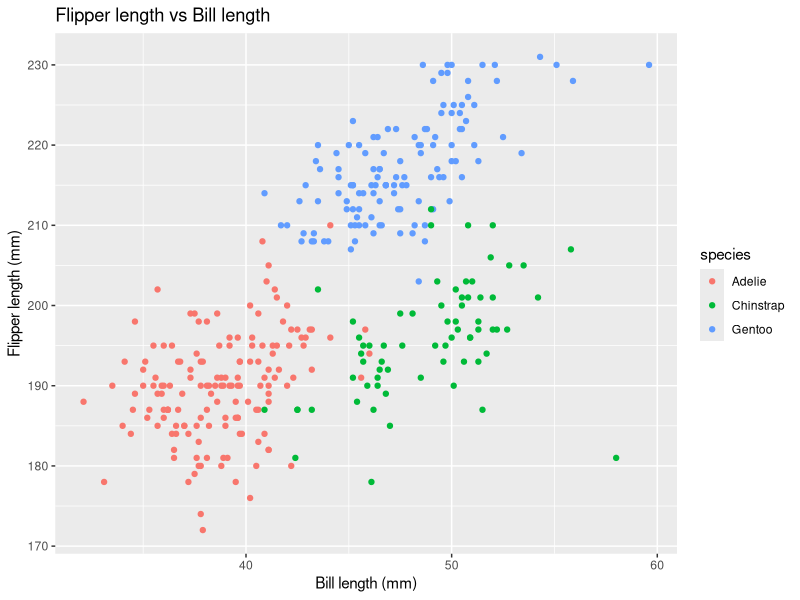
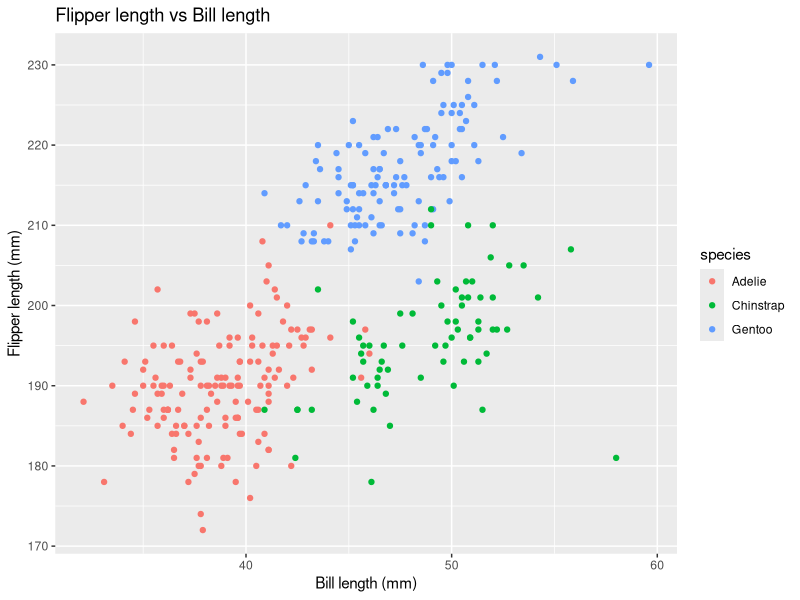

Source code (R) for these figures, in order:
## ---- chunk 1
library(tidyverse)
data("penguins", package = "palmerpenguins")
## ---- chunk 2
penguin_plot <- ggplot(penguins, aes(x = bill_length_mm, y = flipper_length_mm, color = species)) +
  geom_point() +
  labs(
  title = "Flipper length vs Bill length",
  x = "Bill length (mm)",
  y = "Flipper length (mm)",
  color = "species"
)

penguin_plot

ggsave("scatter_plot.png", penguin_plot)
## ---- chunk 3
set.seed(1234)

hw1_df <- tibble(norm_samp = rnorm(10), norm_greater_0 = norm_samp > 0, char_vec = c("Westie", "Golden Retriever", "Labrador Retriever", "Beagle", "Poodle", "Husky", "Boxer", "Samoyed", "French Bulldog", "Yorkshire Terrier"), factor_vec = factor(rep(c("friendly", "energetic", "calm"), length.out = 10))
)

hw1_df
## ---- chunk 4
mean(pull(hw1_df, norm_samp))

mean(pull(hw1_df, norm_greater_0))

mean(pull(hw1_df, char_vec))

mean(pull(hw1_df, factor_vec))
